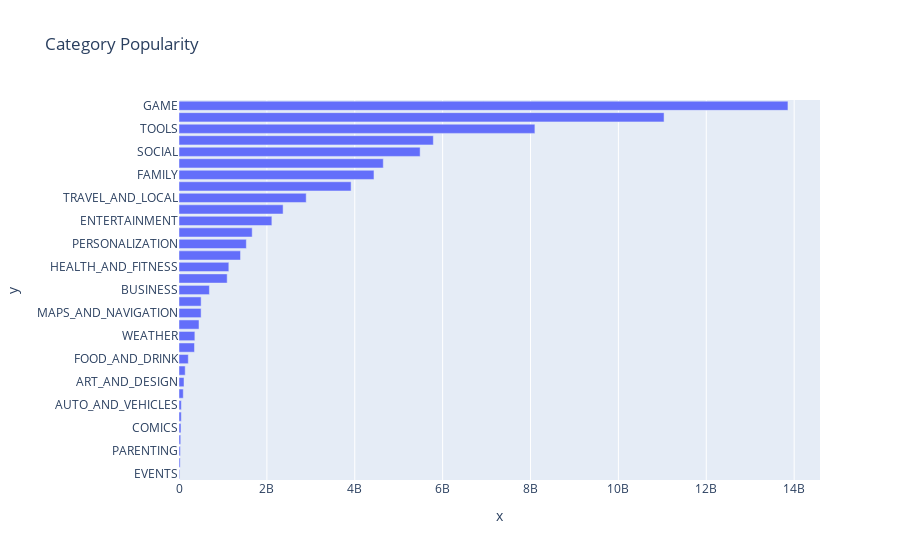

This figure's notebook cell:
### Code cell
h_bar = px.bar(x=category_installs.Installs, y=category_installs.index, orientation='h', title='Category Popularity')
h_bar.show()

### Figure 1 — Plotly figure (JSON) as saved in the notebook; plotly's stock layout.template omitted (floating-point values rounded to 4 significant figures)
{"data": [{"alignmentgroup": "True", "hovertemplate": "x=%{x}<br>y=%{y}<extra></extra>", "legendgroup": "", "marker": {"color": "#636efa"}, "name": "", "offsetgroup": "", "orientation": "h", "showlegend": false, "textposition": "auto", "type": "bar", "x": [15949410, 26916200, 31116110, 39162676, 44931100, 52083000, 53129800, 97082000, 114233100, 140912410, 211677750, 352852000, 361096500, 455249400, 503267560, 503611120, 692018120, 1096431465, 1134006220, 1400331540, 1532352930, 1665791655, 2113660000, 2369110650, 2894859300, 3916897200, 4437554490, 4649143130, 5487841475, 5788070180, 8099724500, 11039241530, 13858762717], "xaxis": "x", "y": ["EVENTS", "BEAUTY", "PARENTING", "MEDICAL", "COMICS", "LIBRARIES_AND_DEMO", "AUTO_AND_VEHICLES", "HOUSE_AND_HOME", "ART_AND_DESIGN", "DATING", "FOOD_AND_DRINK", "EDUCATION", "WEATHER", "FINANCE", "MAPS_AND_NAVIGATION", "LIFESTYLE", "BUSINESS", "SPORTS", "HEALTH_AND_FITNESS", "SHOPPING", "PERSONALIZATION", "BOOKS_AND_REFERENCE", "ENTERTAINMENT", "NEWS_AND_MAGAZINES", "TRAVEL_AND_LOCAL", "VIDEO_PLAYERS", "FAMILY", "PHOTOGRAPHY", "SOCIAL", "PRODUCTIVITY", "TOOLS", "COMMUNICATION", "GAME"], "yaxis": "y"}], "layout": {"barmode": "relative", "legend": {"tracegroupgap": 0}, "title": {"text": "Category Popularity"}, "xaxis": {"anchor": "y", "domain": [0, 1], "title": {"text": "x"}}, "yaxis": {"anchor": "x", "domain": [0, 1], "title": {"text": "y"}}}}
